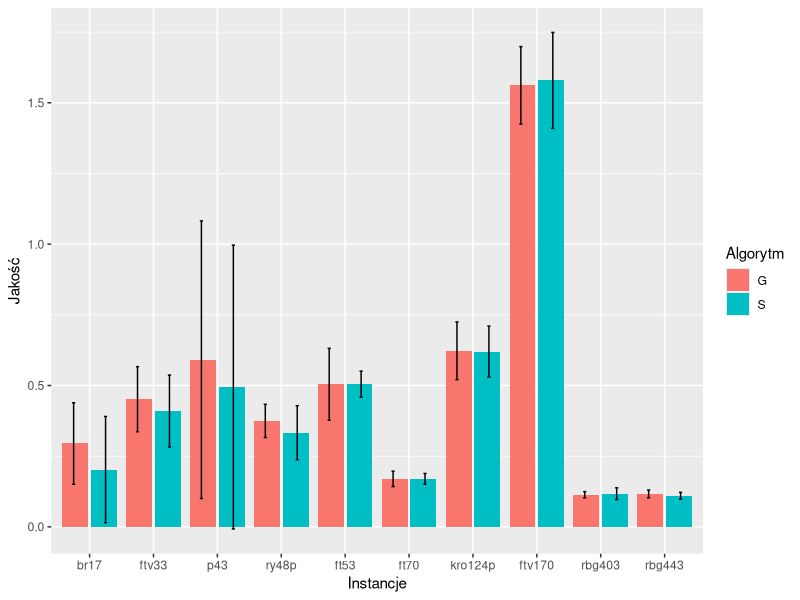
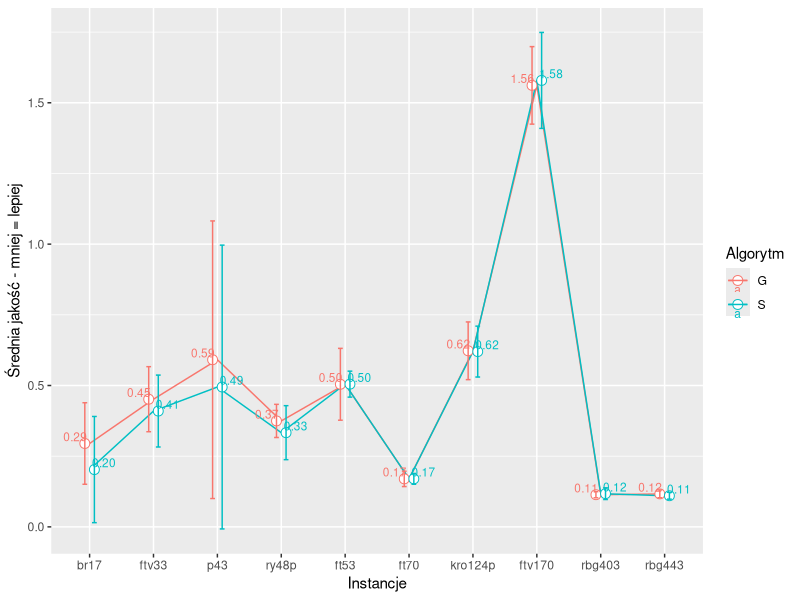
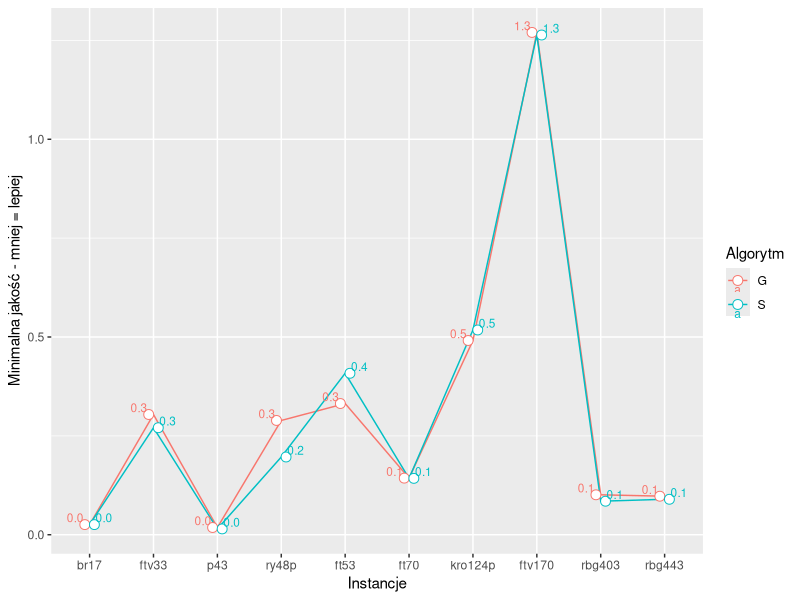
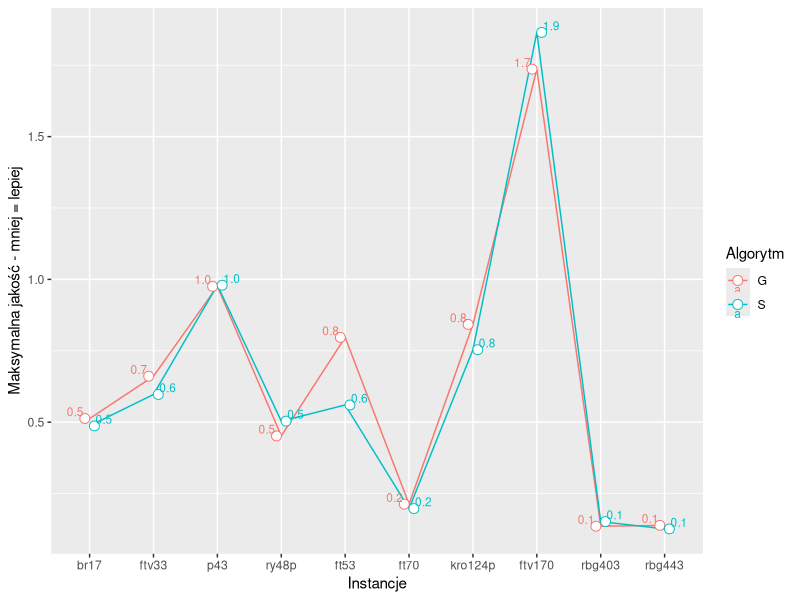
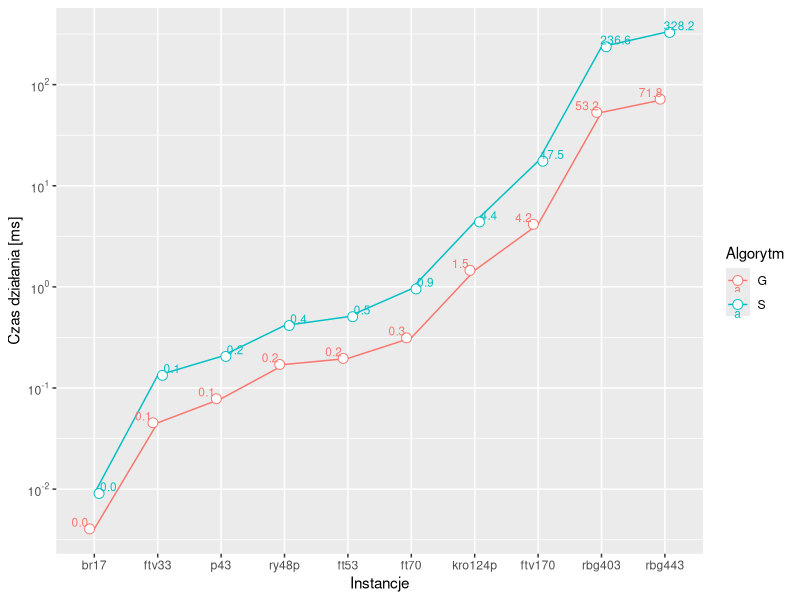
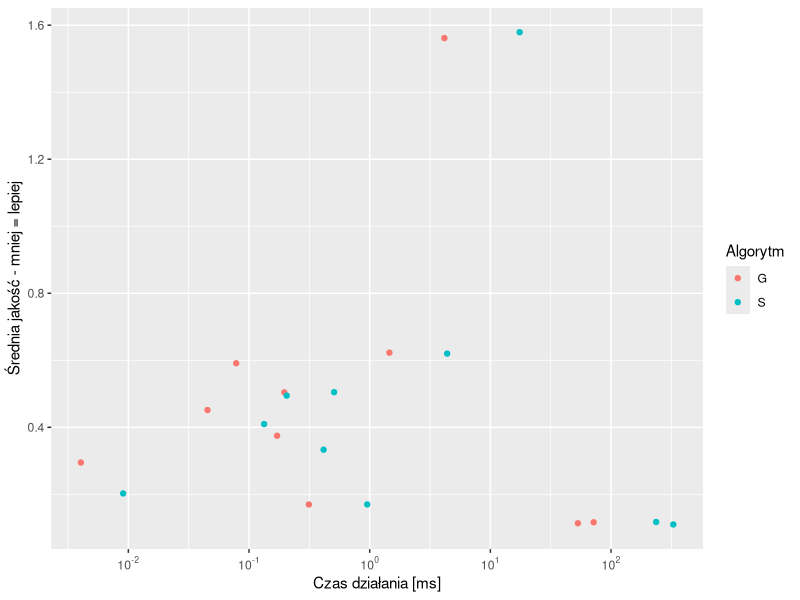
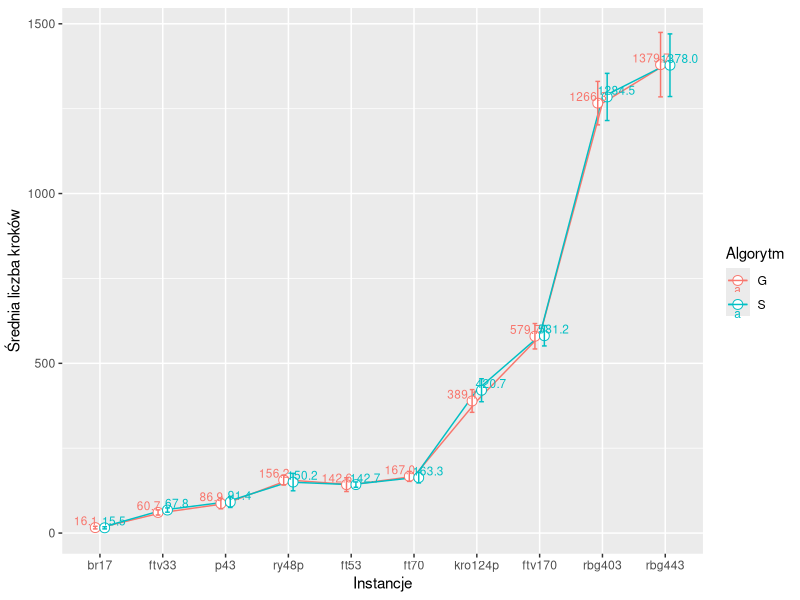
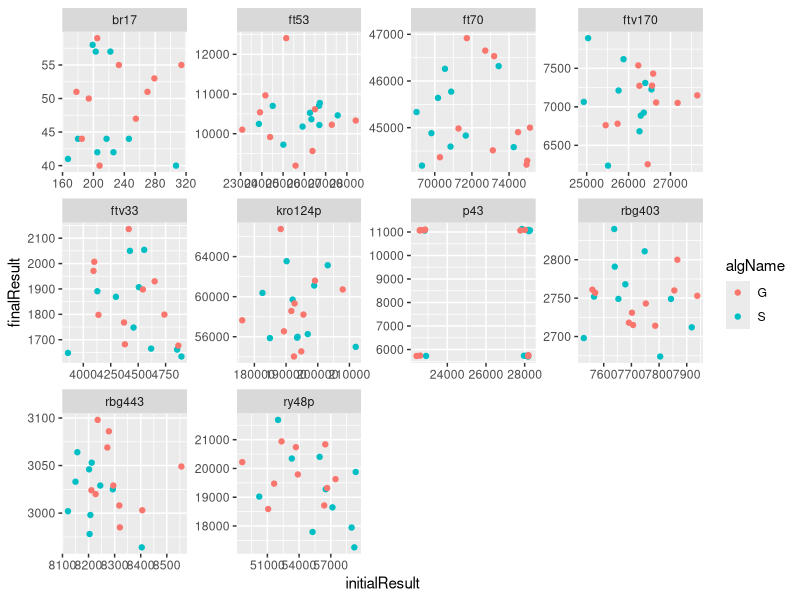

Write the R code that produced these figures, in order.
## ---- chunk 1
knitr::opts_chunk$set(echo = TRUE)
## ---- chunk 2
# install.packages("Cairo")
library(dplyr)
library(ggplot2)
library(Cairo)
## ---- chunk 3
print(getwd())
results <- read.table("./../results/results.csv", head=TRUE, sep=",")
#perm <- select(results, "resultPermutation")[1,1]
#as.numeric(unlist(strsplit(perm, "\\|")))
algs_symbols <- list(Greedy="G", Steepest="S", SimpleHeur="H", Random="R", RandomWalker="RW")
results <- mutate(results, algName=algs_symbols[algName])
algs_unique_names <- unique(results[["algName"]])
results <- as.data.frame(lapply(results, unlist))
knitr::kable(head(results, 21))
## ---- chunk 4
gp <- group_by(results, algName, setName)
gp <- summarize(gp, diff=mean((finalResult-optimalResult)/optimalResult), std=sd((finalResult-optimalResult)/optimalResult), nOfCities=mean(nOfCities))
knitr::kable(gp)

plot <- ggplot(gp, aes(x=reorder(setName, nOfCities), y=diff, std=std, group=algName, fill=factor(algName))) +
  geom_bar(stat="identity", position="dodge2") +
  #geom_point() +
  #geom_line() +
  geom_errorbar(aes(ymin=diff-std, ymax=diff+std), position = position_dodge(1), width=0.1) +
  #geom_text(aes(label=sprintf("%0.1f", round(diff, digits=2))), position=position_dodge(width=0.9), vjust=-0.25) +
  labs(x="Instancje", y="Jakość", fill="Algorytm")
  
  filename <- paste("../results/zad2_point1_all", ".pdf", sep="")
  print(plot)
  ggsave(filename, plot=plot, device=cairo_pdf)
## ---- chunk 5
gp <- group_by(results, algName, setName)
gp <- summarize(gp, diff=mean((finalResult-optimalResult)/optimalResult), std=sd((finalResult-optimalResult)/optimalResult), nOfCities=mean(nOfCities))
knitr::kable(head(gp))

pd <- position_dodge(0.3)
plot <- ggplot(gp, aes(x=reorder(setName, nOfCities), y=diff, std=std, group=algName, colour=algName)) +
  geom_line() +
  geom_point(size=3, shape=21, fill="white", position=pd) +
  geom_errorbar(aes(ymin=diff-std, ymax=diff+std, width=0.15), position=pd) +
  geom_text(aes(label=sprintf("%0.2f", round(diff, digits=2))), position=position_dodge(width=0.9), vjust=-0.25, size=3) +
  labs(x="Instancje", y="Średnia jakość - mniej = lepiej") +
  scale_color_discrete(name="Algorytm")
  
  print(plot)
  filename <- paste("../results/zad2_point1_mean_all", ".pdf", sep="")
  ggsave(filename, plot=plot, device=cairo_pdf)
## ---- chunk 6
gp <- group_by(results, algName, setName)
gp <- summarize(gp, diff=min((finalResult-optimalResult)/optimalResult), std=sd((finalResult-optimalResult)/optimalResult), nOfCities=mean(nOfCities))

pd <- position_dodge(0.3)
plot <- ggplot(gp, aes(x=reorder(setName, nOfCities), y=diff, std=std, group=algName, colour=algName)) +
  geom_line() +
  geom_point(size=3, shape=21, fill="white", position=pd) +
  # geom_errorbar(aes(ymin=diff-std, ymax=diff+std, width=0.15), position=pd) +
  geom_text(aes(label=sprintf("%0.1f", round(diff, digits=2))), position=position_dodge(width=0.9), vjust=-0.25, size=3) +
  labs(x="Instancje", y="Minimalna jakość - mniej = lepiej") +
  scale_color_discrete(name="Algorytm")

  print(plot)
  filename <- paste("../results/zad2_point1_min_all", ".pdf", sep="")
  ggsave(filename, plot=plot, device=cairo_pdf)
## ---- chunk 7
gp <- group_by(results, algName, setName)
gp <- summarize(gp, diff=max((finalResult-optimalResult)/optimalResult), std=sd((finalResult-optimalResult)/optimalResult), nOfCities=mean(nOfCities))

pd <- position_dodge(0.3)
plot <- ggplot(gp, aes(x=reorder(setName, nOfCities), y=diff, std=std, group=algName, colour=algName)) +
  geom_line() +
  geom_point(size=3, shape=21, fill="white", position=pd) +
  # geom_errorbar(aes(ymin=diff-std, ymax=diff+std, width=0.15), position=pd) +
  geom_text(aes(label=sprintf("%0.1f", round(diff, digits=2))), position=position_dodge(width=0.9), vjust=-0.25, size=3) +
  labs(x="Instancje", y="Maksymalna jakość - mniej = lepiej") +
  scale_color_discrete(name="Algorytm")

  print(plot)
  filename <- paste("../results/zad2_point1_max_all", ".pdf", sep="")
  ggsave(filename, plot=plot, device=cairo_pdf)
## ---- chunk 8
require(scales)
gp <- group_by(results, algName, setName)
gp <- summarize(gp, timeOfRunningInMs=mean(timeOfRunningInMs), std=sd(timeOfRunningInMs), nOfCities=mean(nOfCities))

pd <- position_dodge(0.3)
plot <- ggplot(gp, aes(x=reorder(setName, nOfCities), y=timeOfRunningInMs, group=algName, colour=algName)) +
  geom_line() +
  geom_point(size=3, shape=21, fill="white", pd=position_dodge(0.1), position=pd) +
  geom_text(aes(label=sprintf("%0.1f", round(timeOfRunningInMs, digits=2))), position=position_dodge(width=0.9), vjust=-0.25, size=3) +
  labs(x="Instancje", y="Czas działania [ms]") +
  scale_y_log10(breaks = trans_breaks("log10", function(x) 10^x), labels = trans_format("log10", math_format(10^.x))) +
  scale_color_discrete(name="Algorytm")

  print(plot)
  filename <- paste("../results/zad2_point2_all", ".pdf", sep="")
  ggsave(filename, plot=plot, device=cairo_pdf)
## ---- chunk 9
require(scales)
gp <- group_by(results, algName, setName)
gp <- summarize(gp, timeOfRunningInMs=mean(timeOfRunningInMs),diff=mean((finalResult-optimalResult)/optimalResult), nOfCities=mean(nOfCities))
# gp <- select(results, algName, setName, initialResult, finalResult)

plot <- ggplot(gp, aes(x=timeOfRunningInMs, y=diff, colour=algName)) +
  #geom_line() +
  geom_point() +
  labs(x="Czas działania [ms]", y="Średnia jakość - mniej = lepiej", colour="Algorytm") +
  scale_x_log10(breaks = trans_breaks("log10", function(x) 10^x), labels = trans_format("log10", math_format(10^.x)))
  # scale_x_log10()


print(plot)
filename <- paste("../results/zad2_point3_all", ".pdf", sep="")
ggsave(filename, plot=plot, device=cairo_pdf)
## ---- chunk 10
gp <- group_by(results, algName, setName)
gp <- summarize(gp, meanNumberOfSteps=mean(numberOfSteps), std=sd(numberOfSteps), nOfCities=mean(nOfCities))

pd <- position_dodge(0.3)
plot <- ggplot(gp, aes(x=reorder(setName, nOfCities), y=meanNumberOfSteps, group=algName, colour=algName)) +
  geom_line() +
  geom_point(size=3, shape=21, fill="white", position=pd) +
  geom_errorbar(aes(ymin=meanNumberOfSteps-std, ymax=meanNumberOfSteps+std, width=0.15), position=pd) +
  geom_text(aes(label=sprintf("%0.1f", round(meanNumberOfSteps, digits=2))), position=position_dodge(width=0.9), vjust=-0.25, size=3) +
  labs(x="Instancje", y="Średnia liczba kroków") +
  scale_color_discrete(name="Algorytm")
  
  print(plot)
  filename <- paste("../results/zad2_point4_all", ".pdf", sep="")
  ggsave(filename, plot=plot, device=cairo_pdf)
## ---- chunk 11
gp <- group_by(results, algName, setName)
gp <- summarize(gp, meanNumberOfCheckedResults=mean(numberOfCheckedResults), std=sd(numberOfCheckedResults), nOfCities=mean(nOfCities))

pd <- position_dodge(0.3)
plot <- ggplot(gp, aes(x=reorder(setName, nOfCities), y=meanNumberOfCheckedResults, group=algName, colour=algName)) +
  geom_line() +
  geom_point(size=3, shape=21, fill="white", position=pd) +
  geom_errorbar(aes(ymin=meanNumberOfCheckedResults-std, ymax=meanNumberOfCheckedResults+std, width=0.15), position=pd) +
  geom_text(aes(label=sprintf("%0.1f", round(meanNumberOfCheckedResults, digits=2))), position=position_dodge(width=0.9), vjust=-0.25, size=3) +
  labs(x="Instancje", y="Średnia liczba ocenionych rozwiązań") +
  scale_color_discrete(name="Algorytm")

  
  filename <- paste("../results/zad2_point5_all", ".pdf", sep="")
  ggsave(filename, plot=plot, device=cairo_pdf)
## ---- chunk 12
gp <- select(results, algName, setName, initialResult, finalResult)

plot <- ggplot(gp, aes(x=initialResult, y=finalResult, group=algName, colour=algName)) +
  facet_wrap(~setName, scales="free") +
  geom_point()

  filename <- paste("../results/zad3_all", ".pdf", sep="")
  print(plot)
  ggsave(filename, plot=plot, device=cairo_pdf)
## ---- chunk 13
gp <- select(results, algName, iterationNumber, setName, finalResult)
gp <- filter(gp, algName=="G", setName=="br17")
# knitr::kable(gp)
numberOfIterations = max(gp[["iterationNumber"]])

minResult = rep(0, numberOfIterations+1)
meanResult = rep(0, numberOfIterations+1)
print(gp[1, ][["algName"]])
for(row in 1:nrow(gp))
{
  minResult[row] = min(gp[1:row, ][["finalResult"]])
  meanResult[row] = mean(gp[1:row, ][["finalResult"]])
}

gp$minResult = minResult
gp$meanResult = meanResult


 plot <- ggplot(gp, aes(x=iterationNumber)) +
   geom_point(aes(y=meanResult, colour="Średnia jakość")) +
   geom_point(aes(y=minResult, colour="Maksymalna jakość")) +
   labs(x="Numer przebiegu", y="Jakość - mniej = lepiej",  colour="") +
   theme(
    legend.position = c(.95, .95),
    legend.justification = c("right", "top"),
    legend.box.just = "right",
    legend.margin = margin(6, 6, 6, 6)
    )
 print(plot)
 filename <- paste("../results/zad4_all", ".pdf", sep="")
 ggsave(filename, plot=plot, device=cairo_pdf)
